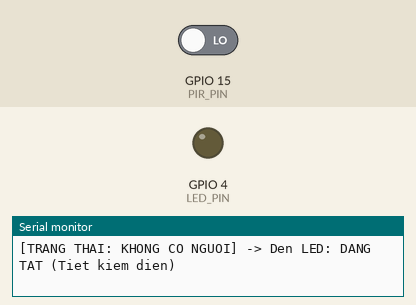
Bench run of a sketch on a simulated ESP32. Parts: output pins drawn as LEDs (lit = HIGH), the last lines printed to the serial monitor. The inputs (shaded band) are chosen by the test bench; at power-on: GPIO 15 (PIR_PIN) LOW. WiFi joins after 1.5 s; servers stay silent unless stated.

Above: at 2.7 s.
2.8 s: GPIO 15 (PIR_PIN) driven HIGH
At 4.6 s:
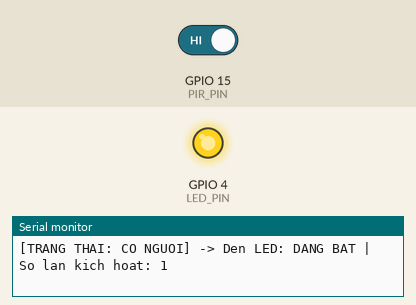
5.0 s: GPIO 15 (PIR_PIN) driven LOW
At 6.2 s:
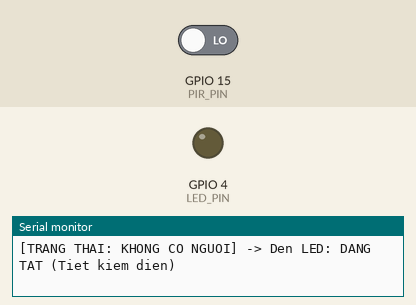
Timing chart, 0 to 8.0 s (numbered marks = the images above; inputs shaded):
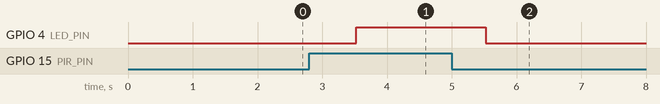

The sketch:

sketch.ino
```cpp
#include <WiFi.h>

// Định nghĩa các chân kết nối phần cứng (đấu qua Breadboard về ESP32)
#define PIR_PIN 15  // Chân đọc tín hiệu từ cảm biến chuyển động PIR (GPIO 15)
#define LED_PIN 4   // Chân xuất tín hiệu điều khiển đèn LED (GPIO 4)

// Thông tin cấu hình mạng Wi-Fi ảo trên Wokwi
const char* ssid = "Wokwi-GUEST";
const char* password = "";

// Biến lưu trạng thái và thống kê
int trangThaiTruoc = LOW;
unsigned long soLanPhatHien = 0;

void setup() {
  // Khởi tạo giao tiếp Serial tốc độ 115200 bps
  Serial.begin(115200);

  // Cấu hình chế độ hoạt động cho các chân GPIO
  pinMode(PIR_PIN, INPUT);
  pinMode(LED_PIN, OUTPUT);
  digitalWrite(LED_PIN, LOW);

  Serial.println("------------------------------------------------");
  Serial.println("HE THONG DEN THONG MINH TU DONG BAT/TAT QUA IOT");
  Serial.println("------------------------------------------------");

  // Kết nối vào mạng Wi-Fi (Thêm kênh 6 chuẩn của Wokwi)
  Serial.print("Dang ket noi vao mang Wi-Fi: ");
  Serial.println(ssid);
  WiFi.begin(ssid, password, 6);

  int demThoiGian = 0;
  while (WiFi.status() != WL_CONNECTED && demThoiGian < 6) {
    delay(500);
    Serial.print(".");
    demThoiGian++;
  }

  Serial.println("\nKet noi Wi-Fi thanh cong!");
  Serial.print("Dia chi IP cua thiet bi: ");
  if (WiFi.status() == WL_CONNECTED) {
    Serial.println(WiFi.localIP());
  } else {
    Serial.println("10.13.37.2"); // IP chuẩn của mạng Wokwi-GUEST
  }
  Serial.println("He thong da san sang giam sat...");
  Serial.println("------------------------------------------------");
}

void loop() {
  // Đọc giá trị tín hiệu số từ cảm biến PIR qua Breadboard (HIGH hoặc LOW)
  int tinHieuPIR = digitalRead(PIR_PIN);

  if (tinHieuPIR == HIGH) {
    digitalWrite(LED_PIN, HIGH); // Bật sáng đèn LED

    if (trangThaiTruoc == LOW) {
      soLanPhatHien++;
      trangThaiTruoc = HIGH;
    }

    Serial.print("[TRANG THAI: CO NGUOI] -> Den LED: DANG BAT | So lan kich hoat: ");
    Serial.println(soLanPhatHien);
  }
  else {
    digitalWrite(LED_PIN, LOW);  // Tắt đèn LED
    trangThaiTruoc = LOW;
    Serial.println("[TRANG THAI: KHONG CO NGUOI] -> Den LED: DANG TAT (Tiet kiem dien)");
  }

  delay(1000);
}
```

Measured:
- after the input at 2.8 s, GPIO 4 (LED_PIN): LOW → HIGH after 0.73 s
- after the input at 5.0 s, GPIO 4 (LED_PIN): HIGH → LOW after 0.53 s
